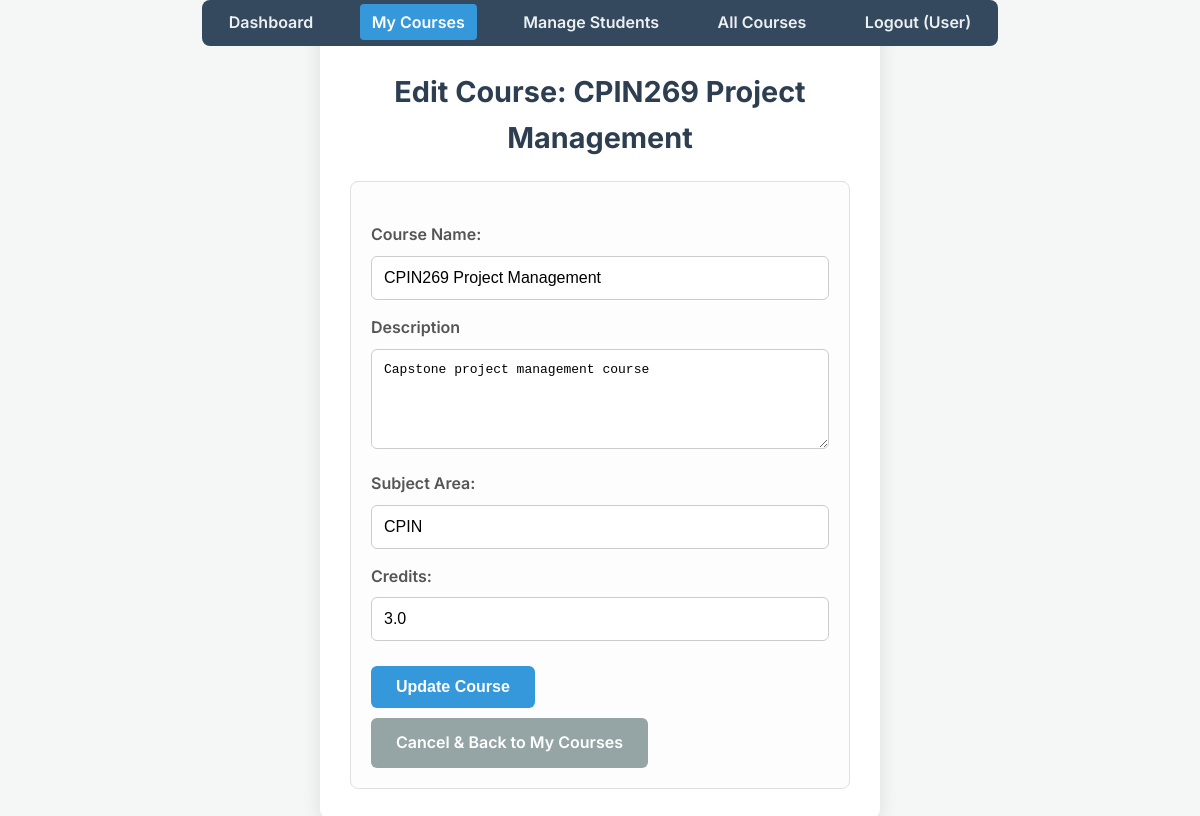
The app's page /edit_course.php?id=4 (signed in) with its own data.
### tables this page shows
CREATE TABLE IF NOT EXISTS `courses` (
  `course_id` int UNSIGNED NOT NULL AUTO_INCREMENT,
  `course_name` varchar(100) NOT NULL,
  `description` text,
  `subject_area` varchar(100) DEFAULT NULL,
  `credits` decimal(3,1) DEFAULT NULL,
  `teacher_id` int UNSIGNED DEFAULT NULL,
  `instructor` varchar(100) DEFAULT NULL,
  PRIMARY KEY (`course_id`),
  KEY `idx_teacher_id` (`teacher_id`)
);

### edit_course.php (the view, shortened to what this page needs)
<?php
require_once 'includes/header.php';
require_once 'db_connect.php';
$pageTitle = "Edit Course";
$course_id = filter_input(INPUT_GET, 'id', FILTER_VALIDATE_INT);
$course = null;
$sql_fetch_course = "SELECT course_id, course_name, description, subject_area, credits, teacher_id
                     FROM Courses
                     WHERE course_id = ?";
$stmt_fetch = $conn->prepare($sql_fetch_course);
if($stmt_fetch){
    $stmt_fetch->bind_param("i", $course_id);
    $stmt_fetch->execute();
    $result = $stmt_fetch->get_result();
    if($result->num_rows === 1) {
        $course = $result->fetch_assoc();
        $pageTitle = "Edit Course: " . htmlspecialchars($course['course_name']);
    } else{
        $_SESSION['message'] = "Course not found.";
        $_SESSION['message_type'] = 'error';
        header("Location: teacher_courses.php");
        exit();
    }
} else{
    error_log("Prepare failed for fetching course to edit: (" . $conn->errno . ") " . $conn->error);
    $_SESSION['message'] = "Error retrieving course details, please try again later.";
    $_SESSION['message_type'] = 'error';
    header("Location: teacher_courses.php");
    exit();
}
require_once 'includes/header.php';
?>
<h1><?php echo $pageTitle; ?></h1>
<?php if ($course): ?>
<section class="form-box" style="background-color: #fdfdfd; padding: 20px; border-radius: 8px; border: 1px solid #e0e0e0;">
    <form action="edit_course.php?id=<?php echo $course_id ?>" method="post" id="editCourseForm">
        <label for="course_name">Course Name:</label>
        <input type="text" id="course_name" name="course_name" value="<?php echo htmlspecialchars($course['course_name'] ?? ''); ?>" required>
        <label for="description">Description</label>
        <textarea id="description" name="description" required><?php echo htmlspecialchars($course['description'] ?? ''); ?></textarea>
        <label for="subject_area">Subject Area:</label>
        <input type="text" id="subject_area" name="subject_area" value="<?php echo htmlspecialchars($course['subject_area'] ?? ''); ?>" required>
        <label for="credits">Credits:</label>
        <input type="number" id="credits" name="credits" step="1" min="1" max="5" value="<?php echo htmlspecialchars($course['credits'] ?? ''); ?>" required>
        <button type="submit">Update Course</button>
        <a href="teacher_courses.php" class="button-link secondary-btn">Cancel & Back to My Courses</a>
    </form>
</section>
<?php else: ?>
    <p class="message error">Could not load course data for editing.</p>
    <a href="teacher_courses.php" class="button-link secondary-btn">Back to My Courses</a>
<?php endif; ?>
<?php
require_once 'includes/footer.php';
?>

### style.css (style rules this page uses)
body { font-family: 'Inter', sans-serif; line-height: 1.6; margin: 0; padding: 0; background-color: #f4f7f6; color: #333; display: flex; justify-content: center; align-items: center; min-height: 100vh; }
h1, h2, h3 { color: #2c3e50; margin-bottom: 20px; }
h1 { font-size: 1.8em; }
form { margin-top: 20px; text-align: left; }
label { display: block; margin-bottom: 8px; font-weight: 600; color: #555; }
input[type="text"], input[type="number"], input[type="date"], input[type="email"], input[type="password"], select, textarea { width: 100%; padding: 12px; margin-bottom: 15px; border: 1px solid #ccc; border-radius: 6px; box-sizing: border-box; transition: border-color 0.3s ease; font-size: 1em; }
textarea { min-height: 100px; resize: vertical; }
button, .button-link { display: inline-block; background-color: #3498db; color: white !important; padding: 12px 25px; border: none; border-radius: 6px; cursor: pointer; font-size: 1em; font-weight: 600; text-decoration: none; transition: background-color 0.3s ease, transform 0.1s ease; margin-right: 10px; margin-top: 10px; text-align: center; width: auto; }
button.secondary-btn, .button-link.secondary-btn { background-color: #95a5a6; }
a { color: #3498db; text-decoration: none; transition: color 0.3s ease; }

### records on screen
courses: course_name "Edit Course: CPIN269 Project Management", course_name "CPIN269 Project Management", description "Capstone project management course", subject_area "CPIN", credits "3.0"

### other values on screen
$_SESSION['user_name'] "User"
